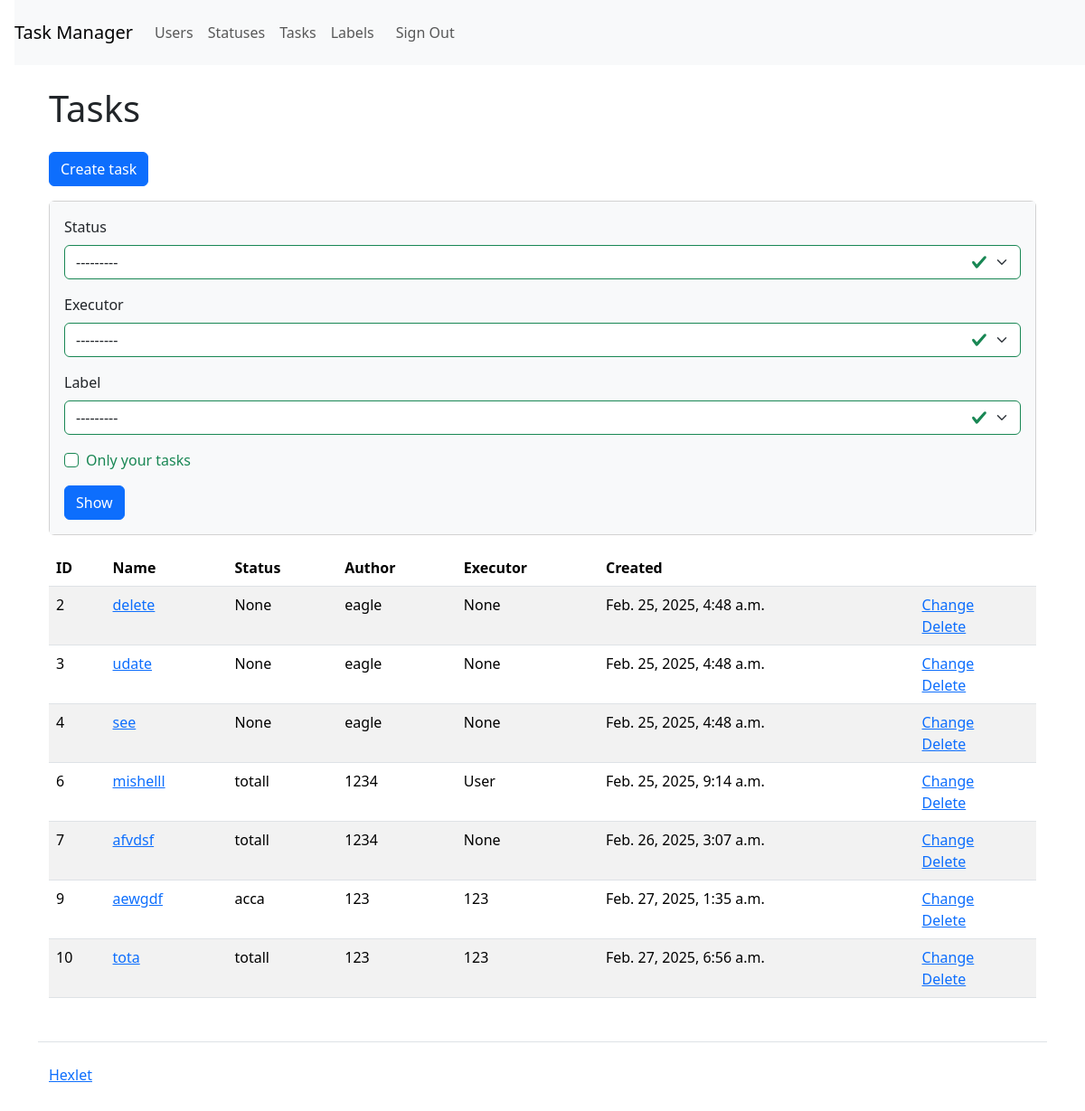
Screenshot of /tasks/ (signed in) with the database file from the repository.
### task_manager/tasks/models.py (models this page shows, shortened)
class Task(models.Model):
    name = models.CharField(max_length=200)
    description = models.TextField(null=True, blank=True)
    status = models.ForeignKey(Status, on_delete=models.SET_NULL, null=True, blank=True)
    author = models.ForeignKey(User, on_delete=models.CASCADE, related_name='authored_tasks')
    executor = models.ForeignKey(User, on_delete=models.SET_NULL, null=True, blank=True, related_name='executor_tasks')
    labels = models.ManyToManyField(Label, related_name='labels', blank=True)
    created_at = models.DateTimeField(auto_now_add=True)

### task_manager/statuses/models.py (models this page shows)
class Status(models.Model):
    name = models.CharField(max_length=200)
    created_at = models.DateTimeField(auto_now_add=True)
    def __str__(self):
        return self.name

### task_manager/tasks/views.py (the view)
# urls.py: path('', views.TaskListView.as_view(), name='task_list'),
class TaskListView(CheckAuthorizationViev, ListView):
    model = Task
    template_name = 'tasks/task_list.html'
    context_object_name = 'tasks'
    def get_queryset(self):
        queryset = super().get_queryset()
        status = self.request.GET.get('status')
        if status:
            queryset = queryset.filter(status_id=status)
        executor = self.request.GET.get('executor')
        if executor:
            queryset = queryset.filter(executor_id=executor)
        label = self.request.GET.get('label')
        if label:
            queryset = queryset.filter(labels__id=label)
        self_tasks = self.request.GET.get('self_tasks')
        if self_tasks:
            queryset = queryset.filter(author=self.request.user)
        return queryset
    def get_context_data(self, **kwargs):
        context = super().get_context_data(**kwargs)
        context['statuses'] = Status.objects.all()  # Все статусы для фильтра
        context['executors'] = User.objects.all()  # Все исполнители для фильтра
        context['labels'] = Label.objects.all()  # Все метки для фильтра
        return context

### task_manager/views.py (called while the page is built)
    def dispatch(self, request, *args, **kwargs):
        if not request.user.is_authenticated:
            messages.error(request, _("You are not authorized! Please log in."))
            return redirect('user_login')
        return super().dispatch(request, *args, **kwargs)

### task_manager/templates/tasks/task_list.html (shortened to what this page needs)
{% extends "base.html" %}
{% load i18n django_bootstrap5 %}
{% block content %}
<h1 class="my-4">{% translate 'Tasks' %}</h1>
<a href="{% url 'task_create' %}" class="btn btn-primary mb-3">{% translate 'Create task' %} </a>
<div class="card mb-3">
  <div class="card-body bg-light">
    <form class="form-inline center" method="get">
      <div class="mb-3">
        <label class="form-label" for="id_status">{% translate 'Status' %}</label>
        <select name="status" class="form-select ml-2 mr-3 is-valid" id="id_status">
          <option value="">---------</option>
        </select>
      </div>
      <div class="mb-3">
        <label class="form-label" for="id_executor">{% translate 'Executor' %}</label>
        <select name="executor" class="form-select mr-3 ml-2 is-valid" id="id_executor">
          <option value="">---------</option>
        </select>
      </div>
      <div class="mb-3">
        <label class="form-label" for="id_label">{% translate 'Label' %}</label>
        <select name="label" class="form-select mr-3 ml-2 is-valid" id="id_label">
          <option value="">---------</option>
        </select>
      </div>
      <div class="mb-3">
        <div class="form-check">
          <input type="checkbox" name="self_tasks" class="form-check-input mr-3 is-valid" id="id_self_tasks"
            {% if request.GET.self_tasks %}checked{% endif %}>
          <label class="form-check-label" for="id_self_tasks">{% translate 'Only your tasks' %}</label>
        </div>
      </div>
      <input class="btn btn-primary" type="submit" value='Show'>
    </form>
  </div>
</div>
<table class="table table-striped">
    <thead>
      <tr>
        <th>ID</th>
        <th>{% translate 'Name' %}</th>
        <th>{% translate 'Status' %}</th>
        <th>{% translate 'Author' %}</th>
        <th>{% translate 'Executor' %}</th>
        <th>{% translate 'Created' %}</th>
        <th></th>
      </tr>
    </thead>
    <tbody>
        {% for task in tasks %}
        <tr>
            <td>{{ task.id }}</td>
            <td><a href="{% url 'task_detail' pk=task.pk %}">{{ task.name }}</a></td>
            <td>{{ task.status }}</td>
            <td>{{ task.author }}</td>
            <td>{{ task.executor }}</td>
            <td>{{ task.created_at }}</td>
            <td>
            <a href="{% url 'task_update' task.pk %}">{% translate 'Change' %}</a>
            <br>
            <a href="{% url 'task_delete' task.pk %}">{% translate 'Delete' %}</a>
            </td>
        </tr>
        {% endfor %}
    </tbody>
</table>
{% endblock %}

### rows the page displays
Task: id "2", name "delete", status "None", author "eagle", executor "None", created_at "Feb. 25, 2025, 4:48 a.m."
Task: id "3", name "udate", status "None", author "eagle", executor "None", created_at "Feb. 25, 2025, 4:48 a.m."
Task: id "4", name "see", status "None", author "eagle", executor "None", created_at "Feb. 25, 2025, 4:48 a.m."
Task: id "6", name "mishelll", status "totall", author "1234", executor "User", created_at "Feb. 25, 2025, 9:14 a.m."
Task: id "7", name "afvdsf", status "totall", author "1234", executor "None", created_at "Feb. 26, 2025, 3:07 a.m."
Task: id "9", name "aewgdf", status "acca", author "123", executor "123", created_at "Feb. 27, 2025, 1:35 a.m."
Task: id "10", name "tota", status "totall", author "123", executor "123", created_at "Feb. 27, 2025, 6:56 a.m."
